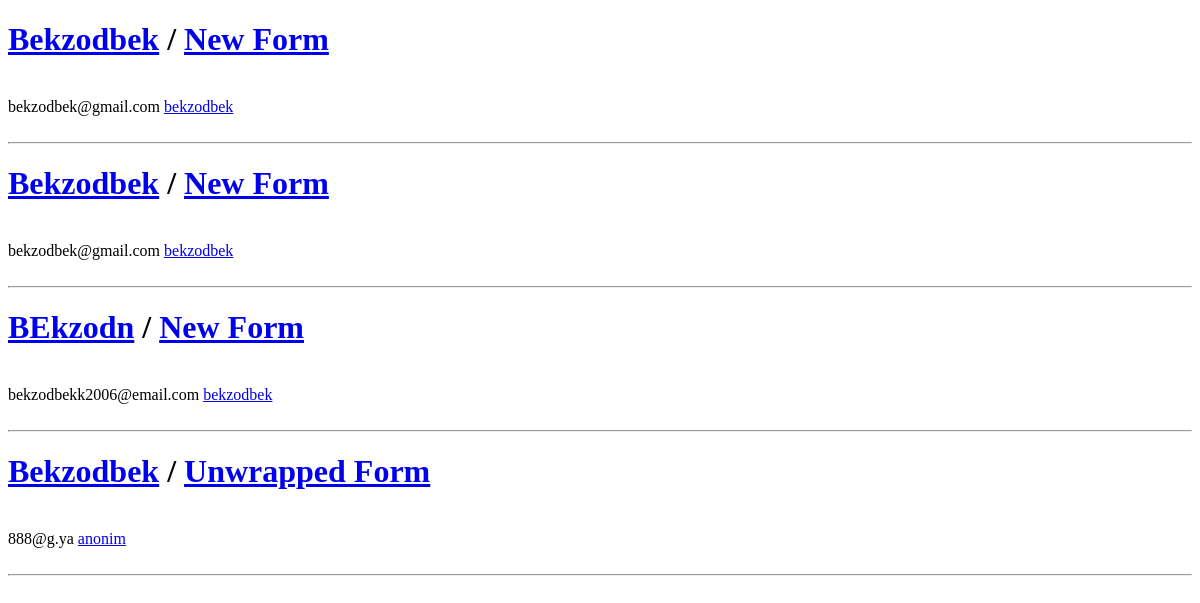
Page /notifications/ (signed in) on the earlier database version.
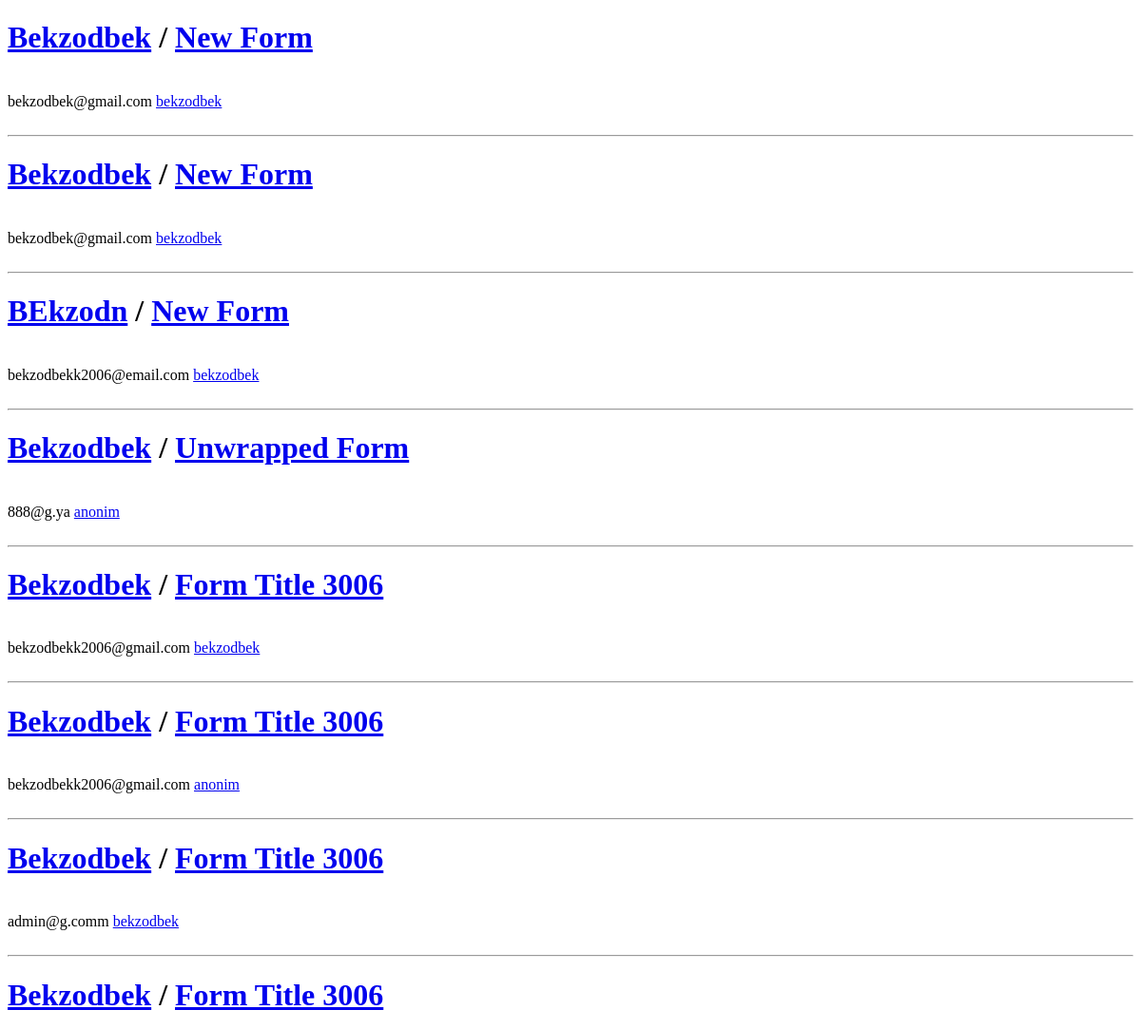
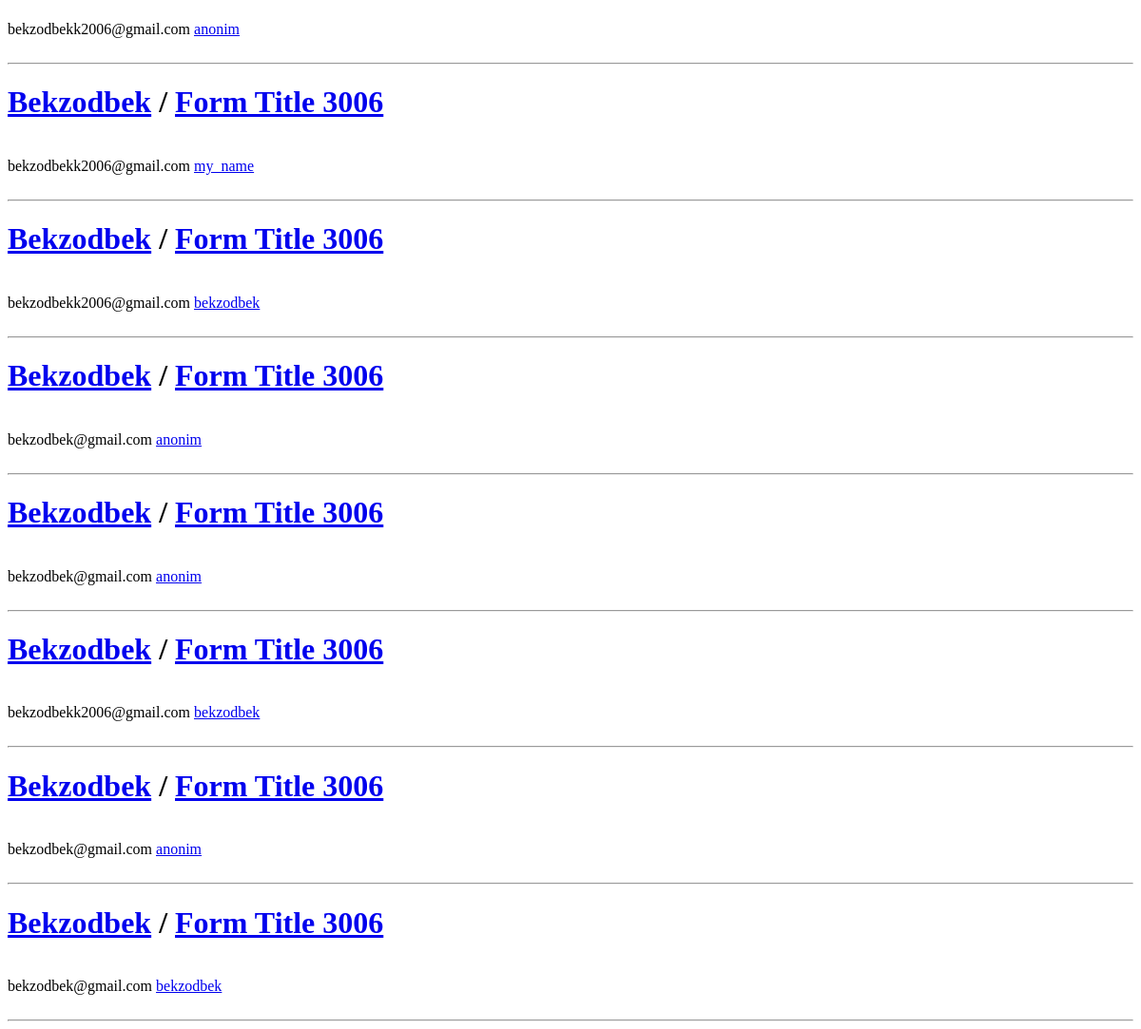
Same page on the later database version (2 pictures, top to bottom).
### forms/models.py (models this page shows, shortened)
class FormRequest(models.Model):
    form = models.ForeignKey(Form, on_delete=models.CASCADE, related_name="form_requests")
    user = models.ForeignKey(CustomUser, on_delete=models.CASCADE, null=True, blank=True, related_name='user_request')
    is_public = models.BooleanField(default=False)
    as_anonim = models.BooleanField(default=False)
    view = models.BooleanField(default=False)
    full_name = models.CharField(max_length=32)
    email = models.EmailField()

class Form(models.Model):
    title = models.CharField(max_length=50)
    slug = models.SlugField(unique=True)
    author = models.ForeignKey(CustomUser, on_delete=models.CASCADE, related_name='form')
    is_public = models.BooleanField(default=True)
    created_on = models.DateTimeField(("created on"), default=timezone.now)
    message = models.TextField(max_length=300)
    anonim_requests = models.BooleanField(default=False)

class CustomUser(AbstractUser):
    is_organiser = models.BooleanField(default=False)
    is_agent = models.BooleanField(default=False)

### forms/views.py (the view)
# urls.py: path('notifications/', NotificationsView, name='notifications'),
@login_required(login_url='base:login')
def NotificationsView(request):
    new_requests = FormRequest.objects.filter(view=False)
    context = {
        "new_requests":new_requests,
    }
    return render(request, 'pages/notifications.html', context)

### templates/pages/notifications.html (shortened to what this page needs)
<!DOCTYPE html>
<html lang="en">
<head>
</head>
<body>
    {% for x in new_requests %}
    {% if x.form.author.username == request.user.username %}
    <div id="requests">
        <h1><a href="{% url 'base:single_request' x.form.slug x.id %}">{{ x.full_name }}</a> / <a
                href="{% url 'base:single' x.form.slug %}">{{ x.form.title }}</a></h1>
        <br>
        {{ x.email }}
        <a href="{% url 'base:profile' x.user.username %}">{{ x.user.username }}</a>
        <br>
        <br>
        <hr>
    </div>
    {% endif %}
    {% endfor %}
</body>
</html>

Differences in the rows shown:
added FormRequest: full_name "Bekzodbek", form "Form Title 3006", email "bekzodbekk2006@gmail.com", user.username "bekzodbek"
added FormRequest: full_name "Bekzodbek", form "Form Title 3006", email "bekzodbekk2006@gmail.com", user.username "anonim"
added FormRequest: full_name "Bekzodbek", form "Form Title 3006", email "admin@g.comm", user.username "bekzodbek"
added FormRequest: full_name "Bekzodbek", form "Form Title 3006", email "bekzodbekk2006@gmail.com", user.username "anonim"
added FormRequest: full_name "Bekzodbek", form "Form Title 3006", email "bekzodbekk2006@gmail.com", user.username "my_name"
added FormRequest: full_name "Bekzodbek", form "Form Title 3006", email "bekzodbekk2006@gmail.com", user.username "bekzodbek"
added FormRequest: full_name "Bekzodbek", form "Form Title 3006", email "bekzodbek@gmail.com", user.username "anonim"
added FormRequest: full_name "Bekzodbek", form "Form Title 3006", email "bekzodbek@gmail.com", user.username "anonim"
added FormRequest: full_name "Bekzodbek", form "Form Title 3006", email "bekzodbekk2006@gmail.com", user.username "bekzodbek"
added FormRequest: full_name "Bekzodbek", form "Form Title 3006", email "bekzodbek@gmail.com", user.username "anonim"
added FormRequest: full_name "Bekzodbek", form "Form Title 3006", email "bekzodbek@gmail.com", user.username "bekzodbek"
